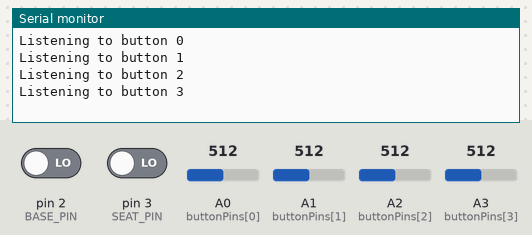
Simulated run of this sketch. Board: Arduino Leonardo, built with avr-gcc and run on an emulated ATmega32U4. On the bench: the last lines printed to the serial monitor. Inputs (shaded band) come from the test bench; at power-on: A0 (buttonPins[0]) = 512, A1 (buttonPins[1]) = 512, A2 (buttonPins[2]) = 512, A3 (buttonPins[3]) = 512, pin 2 (BASE_PIN) LOW, pin 3 (SEAT_PIN) LOW. USB keyboard and mouse output is not drawn.

Above: at 1.2 s.
1.3 s: A0 (buttonPins[0]) set to 30
At 2.5 s:
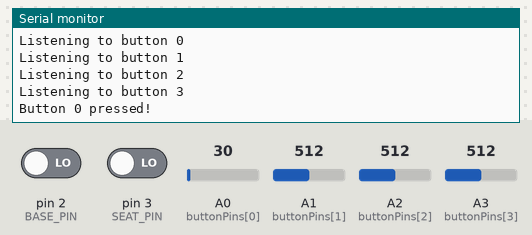
2.8 s: A0 (buttonPins[0]) set to 716
At 3.7 s:
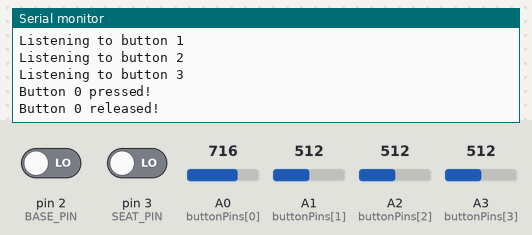
4.3 s: A1 (buttonPins[1]) set to 30
At 4.8 s:
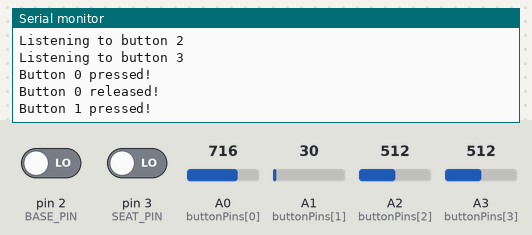
5.8 s: A2 (buttonPins[2]) set to 30
At 7.0 s:
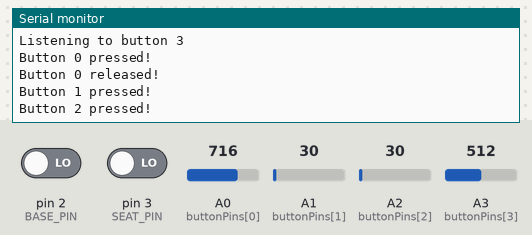
7.3 s: A3 (buttonPins[3]) set to 30
At 8.3 s:
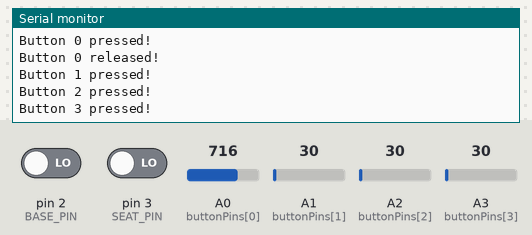
8.8 s: A1 (buttonPins[1]) set to 716
At 9.5 s:
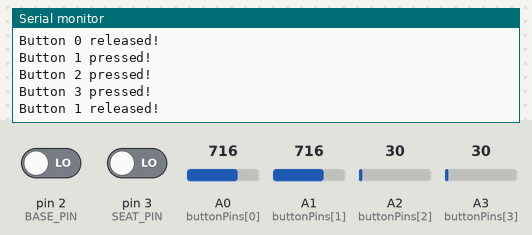

Measured:
- after the input at 1.3 s, the serial monitor: prints a new line at once (image 1)
- after the input at 2.8 s, the serial monitor: prints a new line at once (image 2)
- after the input at 4.3 s, the serial monitor: prints a new line at once (image 3)
- after the input at 5.8 s, the serial monitor: prints a new line at once (image 4)
- after the input at 7.3 s, the serial monitor: prints a new line at once (image 5)
- after the input at 8.8 s, the serial monitor: prints a new line at once (image 6)

The sketch:

encoderInterruptButtons.ino
```cpp
//incorporates code from https://www.benripley.com/diy/arduino/three-ways-to-read-a-pwm-signal-with-arduino/
#include <Joystick.h>

Joystick_ Joystick;

const bool DEBUG = false;

const byte firstButtonPin = 5;
const byte lastButtonPin = 9;

const byte BASE_PIN = 2;
const byte BASE_INTERRUPT = 1; //note the order is switched on interrupts per leonardo pinout!
const int base_range = 30;
const int base_center = 733;

const byte SEAT_PIN = 3;
const byte SEAT_INTERRUPT = 0; //note the order is switched on interrupts per leonardo pinout!
const int seat_range = 50;
const int seat_center = 708;

//volatile variables for interrupt changes
volatile int base_value = base_center;
volatile int base_prev_time = 0;
volatile int seat_value = seat_center;
volatile int seat_prev_time = 0;

const int NUM_BUTTONS = 4;
const int buttonPins[] = {A0, A1, A2, A3};
boolean buttonPressed[] = {false, false, false, false};
int pressedValue = 100;
int releasedValue = 350;

void setup() {
  Serial.begin(57600);

  attachInterrupt(BASE_INTERRUPT, rising_base, RISING);
  attachInterrupt(SEAT_INTERRUPT, rising_seat, RISING);

  Joystick.begin();
//  Joystick.setXAxisRange(-1, 1);
//  Joystick.setYAxisRange(-1, 1);
 Joystick.setXAxisRange(seat_center - seat_range, seat_center + seat_range);
  Joystick.setYAxisRange(base_center - base_range, base_center + base_range);

  initializeButtons();

  if (DEBUG) Serial.println ("Initialized!");
}

void loop() {
  checkButtons();
  Joystick.setYAxis(base_value);
  Joystick.setXAxis(seat_value);

  if (DEBUG) {
    Serial.print ("Base value: ");
    Serial.println (base_value);
    Serial.print ("Seat value: ");
    Serial.println(seat_value);
    delay(250);
  }

}

void rising_seat() {
  attachInterrupt(SEAT_INTERRUPT, falling_seat, FALLING);
  seat_prev_time = micros();
}

void falling_seat() {
  attachInterrupt(SEAT_INTERRUPT, rising_seat, RISING);
  seat_value = micros()-seat_prev_time;

//  if (DEBUG) {
//    Serial.print("Seat on interrupt: ");
//    Serial.println(seat_value);
//  }
}

void rising_base() {
  attachInterrupt(BASE_INTERRUPT, falling_base, FALLING);
  base_prev_time = micros();
}

void falling_base() {
  attachInterrupt(BASE_INTERRUPT, rising_base, RISING);
  base_value = micros()-base_prev_time;

//  if (DEBUG) {
//    Serial.print("Base on interrupt: ");
//    Serial.println(base_value);
//  }
}

void initializeButtons() {
    //Initialize Analog pins for pressure sensors
  for (int i = 0; i < NUM_BUTTONS; i++) {
    pinMode(buttonPins[i], INPUT_PULLUP);
    Serial.print("Listening to button ");
    Serial.println(i);
  }
}

void checkButtons() {
    for (int i = 0; i < NUM_BUTTONS; i++) {
    int sensorValue = analogRead(buttonPins[i]);

    if (!buttonPressed[i] && sensorValue <= pressedValue) {
      Serial.print("Button ");
      Serial.print(i);
      Serial.println(" pressed!");
      buttonPressed[i] = true;
    }

    if (buttonPressed[i] && sensorValue >= releasedValue) {
      Serial.print("Button ");
      Serial.print(i);
      Serial.println(" released!");
      buttonPressed[i] = false;
    }

    Joystick.setButton(i, buttonPressed[i]);
  }
}
```
